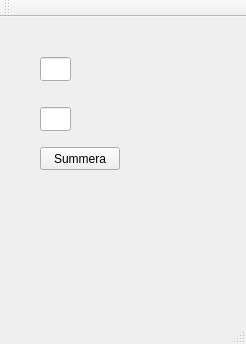
<?xml version="1.0" encoding="UTF-8"?>
<ui version="4.0">
 <class>MainWindow</class>
 <widget class="QMainWindow" name="MainWindow">
  <property name="geometry">
   <rect>
    <x>0</x>
    <y>0</y>
    <width>246</width>
    <height>344</height>
   </rect>
  </property>
  <property name="windowTitle">
   <string>MainWindow</string>
  </property>
  <widget class="QWidget" name="centralWidget">
   <widget class="QLineEdit" name="rad">
    <property name="geometry">
     <rect>
      <x>40</x>
      <y>40</y>
      <width>31</width>
      <height>24</height>
     </rect>
    </property>
   </widget>
   <widget class="QLineEdit" name="kolumn">
    <property name="geometry">
     <rect>
      <x>40</x>
      <y>90</y>
      <width>31</width>
      <height>24</height>
     </rect>
    </property>
   </widget>
   <widget class="QPushButton" name="pushButton">
    <property name="geometry">
     <rect>
      <x>40</x>
      <y>130</y>
      <width>80</width>
      <height>23</height>
     </rect>
    </property>
    <property name="text">
     <string>Summera</string>
    </property>
   </widget>
   <widget class="QLabel" name="label">
    <property name="geometry">
     <rect>
      <x>40</x>
      <y>180</y>
      <width>81</width>
      <height>31</height>
     </rect>
    </property>
    <property name="text">
     <string/>
    </property>
   </widget>
  </widget>
  <widget class="QMenuBar" name="menuBar">
   <property name="geometry">
    <rect>
     <x>0</x>
     <y>0</y>
     <width>246</width>
     <height>21</height>
    </rect>
   </property>
  </widget>
  <widget class="QToolBar" name="mainToolBar">
   <attribute name="toolBarArea">
    <enum>TopToolBarArea</enum>
   </attribute>
   <attribute name="toolBarBreak">
    <bool>false</bool>
   </attribute>
  </widget>
  <widget class="QStatusBar" name="statusBar"/>
 </widget>
 <layoutdefault spacing="6" margin="11"/>
 <resources/>
 <connections/>
</ui>
